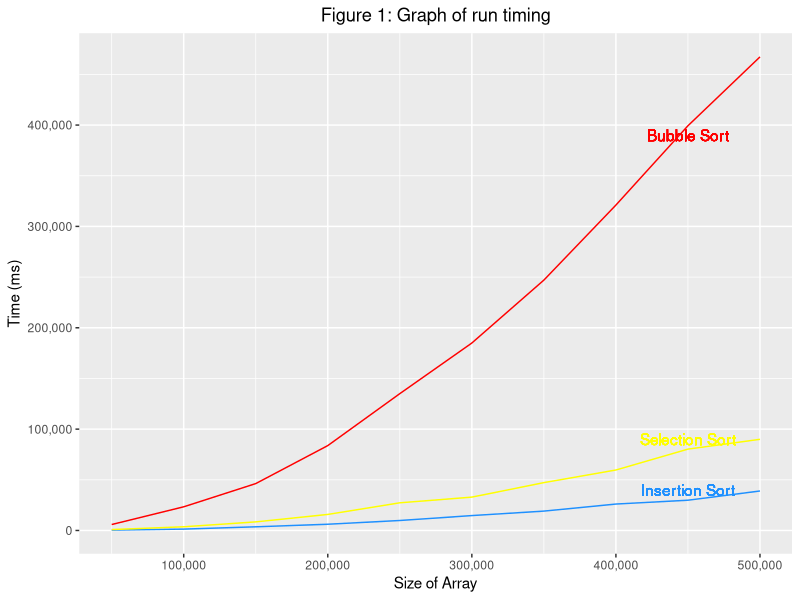
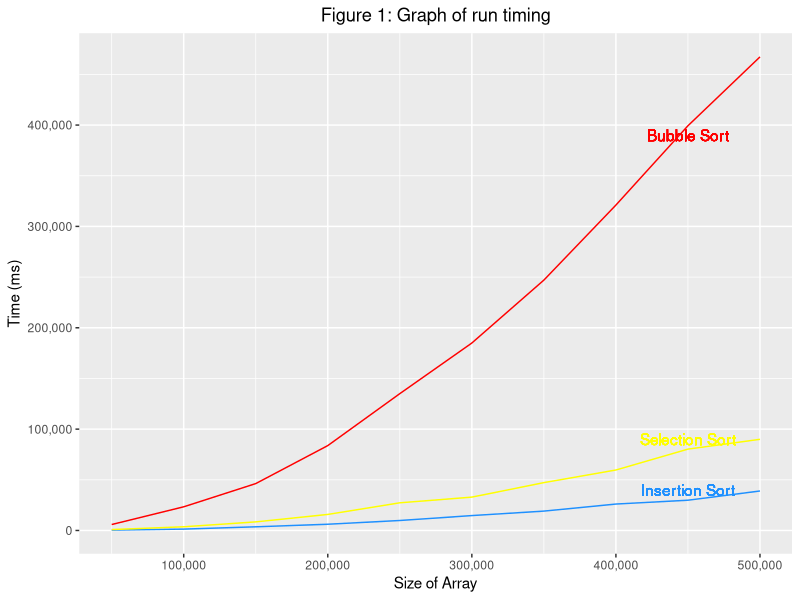

R code for these plots, in order:
library(tidyverse)
library(magrittr) 
library(scales) 

x<-c(50000, 100000, 150000, 200000, 250000, 300000, 350000, 400000, 450000, 500000) 
bubble<-c(5890, 23376, 46279, 83755, 135016, 184966, 247047, 321072,399316, 467266 )
insertion<-c(400, 1355, 3632, 6168, 9856, 14708, 19124, 26086, 29868, 38981)
selection<-c(905, 3667, 8500, 15839, 27316, 32926, 47228, 59687, 80288, 89968)

sort <- data.frame("Size of Array"=x, "Bubble Runtime"= bubble, "Insertion Runtime"= insertion, "Selection Runtime"= selection)

sort %>% 
  ggplot()+
    geom_line(aes(x=Size.of.Array, y=Bubble.Runtime), color="red")+
      geom_line(aes(x=Size.of.Array, y=Insertion.Runtime), color="dodgerblue")+
        geom_line(aes(x=Size.of.Array, y=Selection.Runtime), color="yellow")+
            scale_x_continuous(name= "Size of Array", labels=comma)+
              scale_y_continuous(name="Time (ms)", labels=comma)+
                ggtitle("Figure 1: Graph of run timing")+
                  theme(plot.title = element_text(hjust = 0.5))+
                   geom_text(x=450000, y=390000, label="Bubble Sort", color="red")+
                      geom_text(x=450000, y=90000, label="Selection Sort", color="yellow")+
                        geom_text(x=450000, y=40000, label="Insertion Sort", color="dodgerblue")


ggsave("SortingRuntime.pdf")                    
          
    
      
